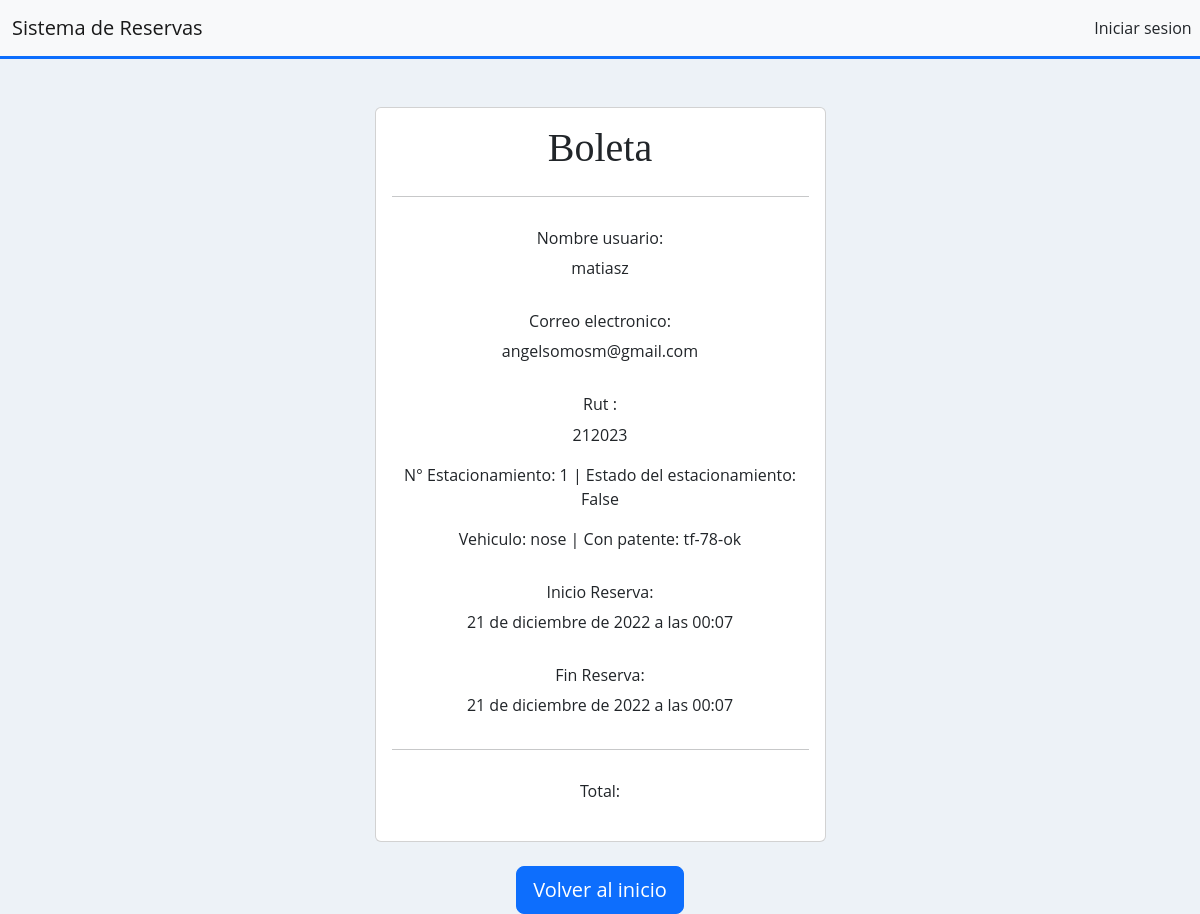
The app's page /user/boleta/1 with its own data.
### Apps/sReservas/models.py (models this page shows, shortened)
class Lugar(models.Model):
     user = models.ForeignKey(User, on_delete=models.CASCADE)
     numero = models.ForeignKey(Estacionamiento, on_delete=models.CASCADE)
     vehiculo= models.ForeignKey(Vehiculo, on_delete=models.CASCADE)
     inicio = models.DateTimeField(default=timezone.now)
     termino =models.DateTimeField(null=True, blank=True)
     activo = models.BooleanField(default=True, null=True)
     total =models.CharField(max_length=50,null=True, blank=True)

### Apps/loginApp/models.py (models this page shows, shortened)
class User(AbstractUser):
    rut = models.CharField(max_length=10, null=True, blank=True)
    telefono = models.IntegerField(null=True, blank=True)
    estado = models.BooleanField(null=True, blank=True)

class Estacionamiento(models.Model):
    numeroEstacionamiento = models.IntegerField(unique=True)
    estado = models.BooleanField(default=False, null=True)
    def __str__(self):
        return f'N° Estacionamiento: {self.numeroEstacionamiento} | Estado del estacionamiento: {self.estado}'

class Vehiculo(models.Model):
    patente = models.CharField(max_length=8)
    modeloVehiculo = models.CharField(max_length=40)
    colorVehiculo = models.CharField(max_length=40)
    yearVehiculo = models.DateField(null=True)
    owner = models.ForeignKey(User, on_delete=models.CASCADE)
    def __str__(self):
        return f'Vehiculo: {self.modeloVehiculo} | Con patente: {self.patente}'

### Apps/sReservas/views.py (the view)
# urls.py: path('boleta/<int:id_lugar>', views.boleta, name='boleta'),
def boleta(request,id_lugar):
    termino = Lugar.objects.get(id=id_lugar)
    if termino.activo == True:
        termino.termino = timezone.now()
        termino.save()
    else:
        termino.save()
    return render(request, 'boleta.html', {'termino':termino, })

### Apps/sReservas/templates/boleta.html
{% extends 'base.html' %}
{% block contenido %}
{% load humanize %}
<div class="container mt-5 " style="margin: center;">
    <div class="row justify-content-md-center">
        <div class="col-5 ">
        <div class="card card-body text-center" >
            <H1 class="text-center">Boleta</H1>
            <hr>
            <p> <h6>Nombre usuario: </h6>{{ termino.user.username }}</p>
            <p> <h6>Correo electronico:</h6> {{ termino.user.email }}</p>
            <p> <h6>Rut : </h6>{{ termino.user.rut }}</p>
            <p> {{ termino.numero}}</p>
            <p> {{ termino.vehiculo}}</p>
            <p> <h6>Inicio Reserva:</h6>{{ termino.inicio }}</p>
            <p> <h6>Fin Reserva: </h6>{{ termino.termino }}</p>
            <hr>
            <p> <h6>Total: </h6>{{ total_pagar }}</p>
        </div>
        <br>
        <div class="text-center">
            <a class="btn btn-primary btn-lg"   href="{% url 'termino' termino.numero.id termino.id %}">Volver al inicio</a>
        </div>
        </div>
    </div>
</div>
{% endblock %}

### Apps/sReservas/static/css/estilos.css (style rules this page uses)
* { margin:0; padding:0; }
body { background-color:#EDF2F7; font-family: 'Open Sans', sans-serif; }
h1,h2 { font-family: 'Balsamiq Sans', cursive; }

### records on screen
Lugar: user.username "matiasz", user.email "angelsomosm@gmail.com", user.rut "212023", numero "N° Estacionamiento: 1 | Estado del estacionamiento: False", vehiculo "Vehiculo: nose | Con patente: tf-78-ok", inicio "21 de diciembre de 2022 a las 00:07", termino "21 de diciembre de 2022 a las 00:07"
